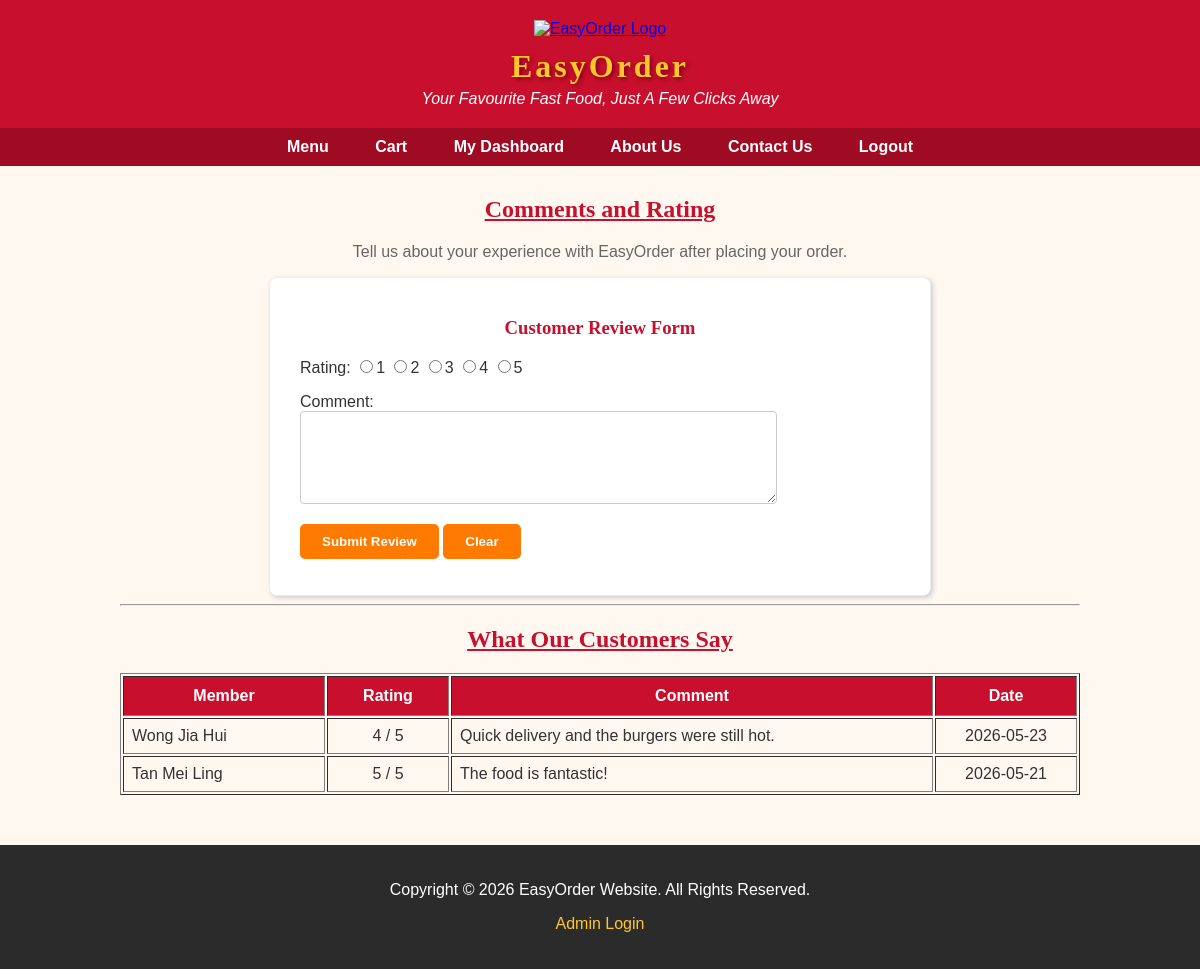
/review.php (signed in), run on the app's committed database.
### tables this page shows
CREATE TABLE `review` (
  `review_id` int(11) NOT NULL,
  `review_member` int(11) NOT NULL,
  `review_rating` int(1) NOT NULL,
  `review_comment` text NOT NULL,
  `review_date` date NOT NULL
);

CREATE TABLE `member` (
  `member_id` int(11) NOT NULL,
  `member_name` varchar(100) NOT NULL,
  `member_email` varchar(100) NOT NULL,
  `member_password` varchar(50) NOT NULL,
  `member_phone` varchar(15) NOT NULL,
  `member_gender` varchar(10) NOT NULL,
  `member_dob` date NOT NULL,
  `member_state` varchar(30) NOT NULL,
  `member_city` varchar(50) NOT NULL,
  `member_postcode` char(5) NOT NULL,
  `member_points` int(6) NOT NULL DEFAULT 0,
  `member_joindate` date NOT NULL,
  `member_isDelete` int(1) NOT NULL DEFAULT 0
);

### review.php (the view, shortened to what this page needs)
<?php
include("dataconnection.php");
?>
<!DOCTYPE html>
<html>
<head>
<link rel="stylesheet" href="style.css">
</head>
<body>
<div id="header">
<a href="index.html"><img src="image/logo.png" width="80px" height="80px" alt="EasyOrder Logo" title="EasyOrder Home"></a>
<h1>EasyOrder</h1>
<p>Your Favourite Fast Food, Just A Few Clicks Away</p>
</div>
<div id="navbar">
<a href="products.php">Menu</a>
<a href="cart.php">Cart</a>
<a href="dashboard.php">My Dashboard</a>
<a href="about.html">About Us</a>
<a href="contact.php">Contact Us</a>
<a href="logout.php" onclick="return confirm('Are you sure you want to logout?')">Logout</a>
</div>
<div id="main">
<h2 class="section-title">Comments and Rating</h2>
<p class="intro">Tell us about your experience with EasyOrder after placing your order.</p>
<form name="reviewfrm" method="post" action="" onsubmit="return submit_review()">
<div class="form-box">
<h3>Customer Review Form</h3>
<p>Rating:
<input type="radio" name="rating" value="1">1
<input type="radio" name="rating" value="2">2
<input type="radio" name="rating" value="3">3
<input type="radio" name="rating" value="4">4
<input type="radio" name="rating" value="5">5
</p>
<p>Comment:
<br>
<textarea name="cust_comment" rows="5" cols="55"></textarea>
</p>
<p>
<input type="submit" name="submitbtn" value="Submit Review">
<input type="reset" name="resetbtn" value="Clear">
</p>
</div>
</form>
<hr>
<h2 class="section-title">What Our Customers Say</h2>
<table class="menu-table" width="100%" border="1">
<tr>
<th width="180px">Member</th>
<th width="100px">Rating</th>
<th>Comment</th>
<th width="120px">Date</th>
</tr>
<?php
$result = mysqli_query($connect,"SELECT * FROM review,member WHERE review_member=member_id ORDER BY review_date DESC");
while($row = mysqli_fetch_assoc($result))
{
?>
<tr>
<td><?php echo $row["member_name"]; ?></td>
<td align="center"><?php echo $row["review_rating"]; ?> / 5</td>
<td><?php echo $row["review_comment"]; ?></td>
<td align="center"><?php echo $row["review_date"]; ?></td>
</tr>
<?php
}
?>
</table>
</div>
<footer>
<p>Copyright &copy; 2026 EasyOrder Website. All Rights Reserved.</p>
<p><a href="admin_login.php">Admin Login</a></p>
</footer>
</body>
</html>

### style.css (style rules this page uses)
* { font-family:Arial; }
body { background-color:#FFF8F0; color:#333333; margin:0px; }
#header { background-color:#C8102E; color:#FFFFFF; text-align:center; padding:20px 10px 20px 10px; }
#header h1 { color:#FFC72C; font-family:"Arial Black"; letter-spacing:3px; text-shadow:2px 2px 4px #7A0014; margin:10px 0px 5px 0px; }
#header p { color:#FFFFFF; font-style:italic; margin:0px; }
#navbar { background-color:#9E0B22; text-align:center; padding:10px 0px 10px 0px; }
#navbar a { color:#FFFFFF; font-weight:bold; text-decoration:none; padding:12px 18px 12px 18px; margin:0px 3px 0px 3px; }
#main { width:960px; margin:auto; padding:10px 0px 20px 0px; }
.section-title { color:#C8102E; text-align:center; font-family:"Arial Narrow"; text-decoration:underline; }
input[type="text"],input[type="password"],input[type="email"],input[type="number"],input[type="date"],textarea { border:1px solid #CCCCCC; border-radius:4px; padding:8px 10px 8px 10px; }
input[type="submit"],input[type="button"],input[type="reset"] { background-color:#FF7A00; color:#FFFFFF; font-weight:bold; border:0px; border-radius:5px; padding:10px 22px 10px 22px; cursor:pointer; }
th { background-color:#C8102E; color:#FFFFFF; padding:10px; }
td { padding:8px; }
footer { background-color:#2B2B2B; color:#FFFFFF; text-align:center; padding:20px 10px 20px 10px; margin-top:30px; }
footer a { color:#FFC72C; text-decoration:none; }
.intro { text-align:center; color:#666666; }
.menu-table { margin:auto; }
.form-box { width:600px; margin:auto; background-color:#FFFFFF; border:1px solid #EEEEEE; border-radius:8px; box-shadow:2px 2px 5px #CCCCCC; padding:20px 30px 20px 30px; }
.form-box h3 { color:#C8102E; text-align:center; font-family:"Arial Narrow"; }

### data on the page
review: member.member_name "Wong Jia Hui", review_rating "4", review_comment "Quick delivery and the burgers were still hot.", review_date "2026-05-23"
review: member.member_name "Tan Mei Ling", review_rating "5", review_comment "The food is fantastic!", review_date "2026-05-21"
